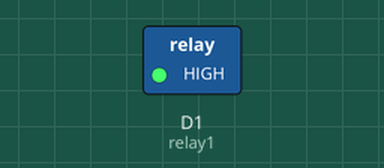
A sketch run on a simulated ESP8266 (NodeMCU). Shown: switched loads named in the sketch (green lamp = pin HIGH).

Above: at 1.5 s.
At 4.5 s:
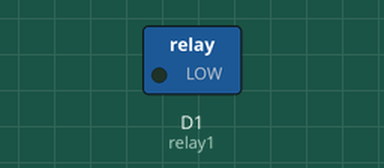
Timing chart, 0 to 7.8 s (numbered marks = the images above):
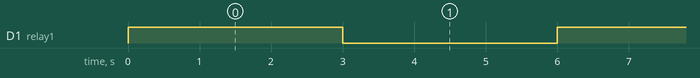

Measured:
- by itself, D1 (relay1): alternates HIGH for 3.0 s and LOW for 3.0 s

The sketch:

sketch_dec13a.ino
```cpp
const int relay1 = D1; // Relay connected to D1

void setup() {
  pinMode(relay1, OUTPUT);
  digitalWrite(relay1, LOW); // Red light ON by default
  Serial.begin(115200); // Initialize serial communication
}

void loop() {
  if (Serial.available() > 0) {
    String command = Serial.readStringUntil('\n');
    command.trim();
    if (command == "NORMAL") {
      // Ambulance detected, give priority
      digitalWrite(relay1, LOW); // Green light ON

    }
    if (command == "AMBULANCE") {
      // Ambulance detected, give priority
      digitalWrite(relay1, HIGH); // Green light ON
      delay(10000); // Shift for 10 seconds
      digitalWrite(relay1, LOW); // Red light ON after priority time
    }
  }

  // Normal operation
  digitalWrite(relay1, HIGH);
  delay(3000); // Green light duration

  digitalWrite(relay1, LOW);
  delay(3000); // Red light duration
}
```
